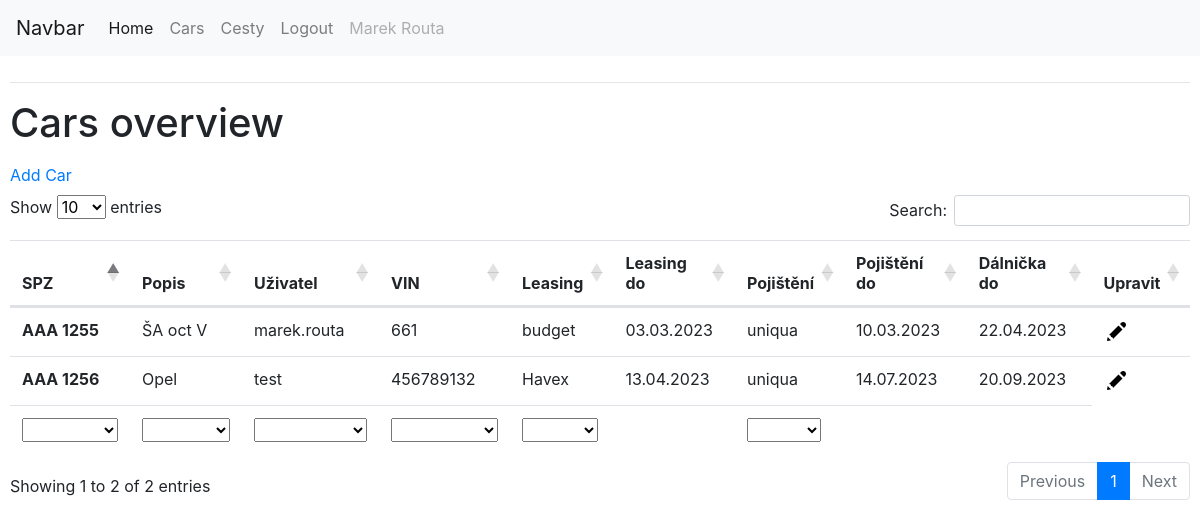
Before: /cars (signed in) with the older database file.
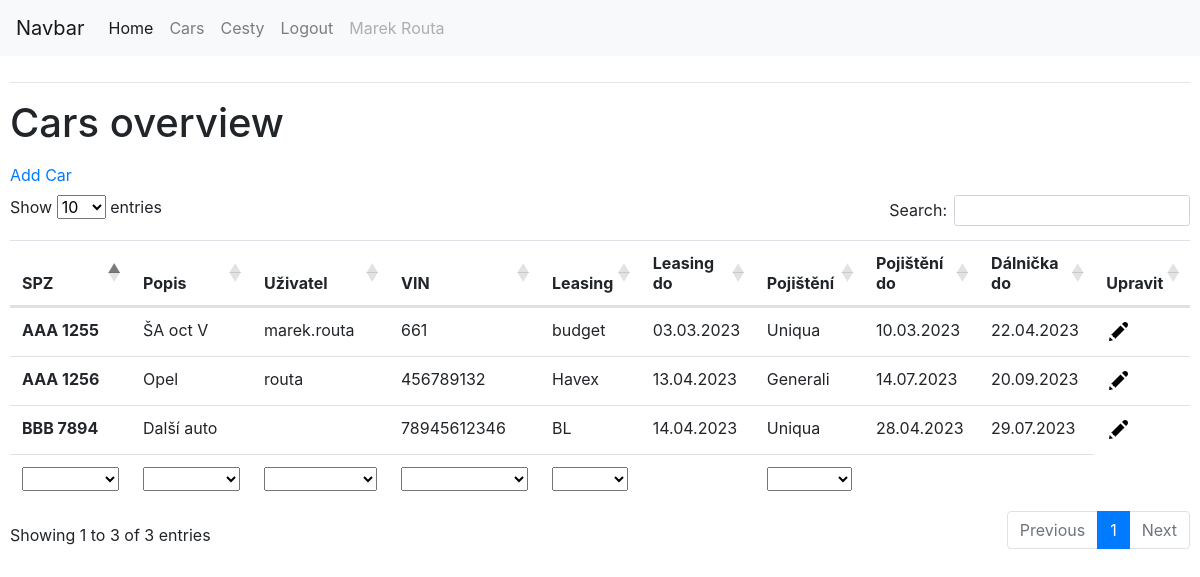
After: the same page with the newer database file.
### app/models.py (models this page shows, shortened)
class User(UserMixin,db.Model):
    id = db.Column(db.Integer, primary_key=True)
    username = db.Column(db.String(64), index=True, unique=True)
    email = db.Column(db.String(120), index=True, unique=True)
    user_name =  db.Column(db.String(120), index=True)
    cars = db.relationship("Car", backref="car_user", lazy=True)
    routes = db.relationship("Route", backref="car_user",lazy=True)

class CustomSerializerMixin(SerializerMixin):
    serialize_types = (
        (datetime, lambda x: str(x)),
    )

class Car(db.Model,CustomSerializerMixin):
    id = db.Column(db.Integer, primary_key=True)
    SPZ = db.Column(db.String(10), index=True, unique=True)
    description = db.Column(db.String(120), index=True, unique=False)
    VIN = db.Column(db.String(50), index=True, unique=True)
    leasing_company = db.Column(db.String(120), index=True, unique=False, nullable=True)
    leased_until = db.Column(db.DateTime,index=True, nullable=True)
    insurance_company = db.Column(db.String(120), index=True, unique=False, nullable=True)
    insured_until = db.Column(db.DateTime,index=True, nullable=True)
    highway = db.Column(db.DateTime, nullable=True)
    user_id = db.Column(db.Integer, db.ForeignKey('user.id'), nullable=True)
    cars = db.relationship("Route", backref="car_spz", lazy=True)

### app/routes.py (the view)
@app.route("/cars")
@login_required
def cars():
    cars = Car.query.all()
    return render_template("cars.html", title="Cars", cars= cars)

### app/__init__.py (called while the page is built)
@app.template_filter()
def format_datetime(value, format='medium'):
    if format == 'full':
        format="EEEE, d. MMMM y 'at' HH:mm"
    elif format == 'medium':
        format="dd.MM.yyyy"
    return babel.dates.format_datetime(value, format)

### app/models.py (called while the page is built)
@login.user_loader
def load_user(id):
    return User.query.get(int(id))

### app/templates/cars.html (shortened to what this page needs)
{% extends "base.html" %}
{% block content %}
<link href="https://unpkg.com/bootstrap-table@1.21.2/dist/bootstrap-table.min.css" rel="stylesheet">
    <h1>Cars overview</h1>
    <ul class="navbar-nav">
        <li class="nav-item active" >
          <a class="nav-link" href="/addcar">Add Car <span class="sr-only">(current)</span></a>
        </li>
    </ul>
    <div class= "cartable">
      <table id="carTable" class="table">
        <thead>
          <tr>
            <th scope="col">SPZ</th>
            <th scope="col">Popis</th>
            <th scope="col">Uživatel</th>
            <th scope="col">VIN</th>
            <th scope="col">Leasing</th>
            <th scope="col">Leasing do</th>
            <th scope="col">Pojištění</th>
            <th scope="col">Pojištění do</th>
            <th scope="col">Dálnička do</th>
            <th scope='col'>Upravit</th>
          </tr>
        </thead>
        <tfoot>
          <tr>
            <th scope="col">SPZ</th>
            <th scope="col">Popis</th>
            <th scope="col">Uživatel</th>
            <th scope="col">VIN</th>
            <th scope="col">Leasing</th>
            <th scope="col"></th>
            <th scope="col">Pojištění</th>
            <th scope="col"></th>
            <th scope="col"></th>
          </tr>
        </tfoot>
        <tbody>
          {% for car in cars %}
          <tr>
            <th scope="row">{{car.SPZ}}</th>
            <td>{{car.description}}</td>
            <td>{{car.car_user.username}}</td>
            <td>{{car.VIN}}</td>
            <td>{{car.leasing_company}}</td>
            <td>{{car.leased_until|format_datetime('medium')}}</td>
            <td>{{car.insurance_company}}</td>
            <td>{{car.insured_until|format_datetime('medium')}}</td>
            <td>{{car.highway|format_datetime('medium')}}</td>
            <td><a href= "{{ url_for('edit_car', car_id=car.id)}}"><img src="{{url_for('static', filename='icons8-pencil-24.png')}}"/></a></td>
          </tr>
          {% endfor %}
        </tbody>
    </div>
{% endblock %}

### app/templates/base.html (shortened to what this page needs)
<html lang="en">
<head>
    <link rel="stylesheet" href="https://cdn.jsdelivr.net/npm/bootstrap@4.3.1/dist/css/bootstrap.min.css"></link>
    <link rel="stylesheet" href="https://cdnjs.cloudflare.com/ajax/libs/selectize.js/0.12.6/css/selectize.bootstrap3.min.css" />
    <link rel="stylesheet" type="text/css" href="{{url_for('static', filename='DataTables/datatables.min.css')}}"/>
</head>
<body>
<nav class="navbar navbar-expand-lg navbar-light bg-light">
  <a class="navbar-brand" href="#">Navbar</a>
  <div class="collapse navbar-collapse" id="navbarNav">
    <ul class="navbar-nav">
      <li class="nav-item active">
        <a class="nav-link" href="/">Home <span class="sr-only">(current)</span></a>
      </li>
      <li class="nav-item">
        <a class="nav-link" href="/cars">Cars</a>
      </li>
      <li class="nav-item">
        <a class="nav-link" href="/routes">Cesty</a>
      </li>
      <li class="nav-item">
        {% if current_user.is_anonymous %}
        <a class="nav-link" href="{{url_for('login')}}">Login</a>
        {% else %}
        <a class="nav-link" href="{{url_for('logout')}}">Logout</a>
        {% endif %}
      </li>
      <li class="nav-item">
        <a class="nav-link disabled" href="#" tabindex="-1" aria-disabled="true">{{current_user.user_name}}</a>
      </li>
    </ul>
  </div>
</nav>
<div class="content" style="padding: 10px">
<hr>
    {% block content %}{% endblock %}
  </div>
</body>
</html>

Changed rows visible on the page:
changed Car "AAA 1255": insurance_company "uniqua" → "Uniqua"
changed Car "AAA 1256": car_user.username "test" → "routa"; insurance_company "uniqua" → "Generali"
added Car: SPZ "BBB 7894", description "Další auto", VIN "78945612346", leasing_company "BL", leased_until "14.04.2023", insurance_company "Uniqua", insured_until "28.04.2023", highway "29.07.2023"
Other visible differences:
text written by a page script: "Show entries Search: Showing 1 to 2 of 2 entries Previous 1 Next" → "Show entries Search: Showing 1 to 3 of 3 entries Previous 1 Next"
